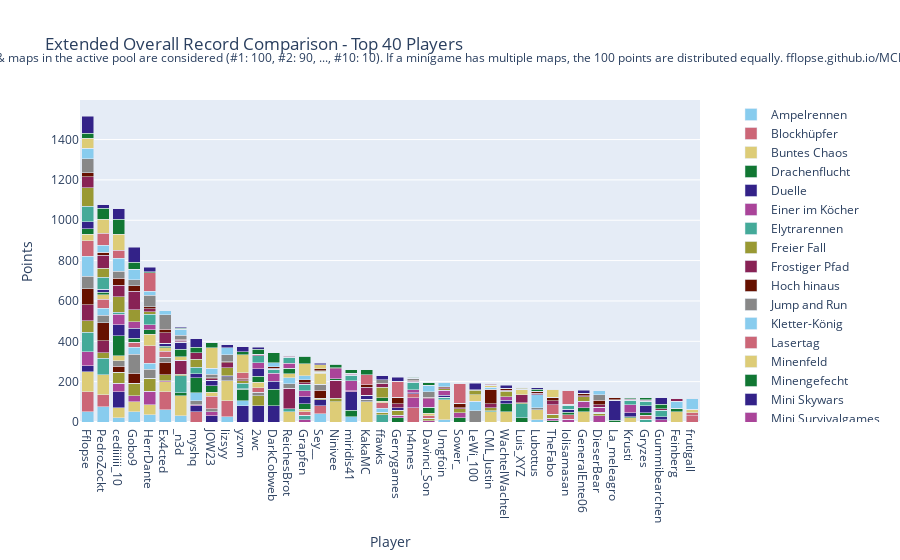

Notebook cell for this chart:
### Code cell
import plotly.graph_objects as go

# Sum all columns to get the total score
outDf['Total'] = outDf.sum(axis=1)

# Sort by total score and fill N/A values with 0
outDf = outDf.sort_values(by='Total', ascending=False).fillna(0)

# Crop to top 10 players
cropDf = outDf.head(40).copy()

# Drop the 'Total' column for plotting
cropDf = cropDf.drop(columns=['Total'])

# Create a color palette
color_palette = px.colors.qualitative.Safe

# Create the stacked bar plot
fig = go.Figure()

for column in cropDf.columns.difference(['Player']):
    fig.add_trace(go.Bar(
        x=cropDf.index,
        y=cropDf[column],
        name=column,
        marker_color=color_palette[len(fig.data) % len(color_palette)]
    ))

# Update layout
fig.update_layout(
    barmode='stack',
    title='Extended Overall Record Comparison - Top 40 Players',
    xaxis=dict(title='Player'),
    yaxis=dict(title='Points'),
    #height=800,
    #width=1000,
    legend=dict(
        x=1.05,
        y=0.5,
        traceorder='normal',
        font=dict(size=12),
        bgcolor='rgba(255, 255, 255, 0)',
        bordercolor='rgba(0, 0, 0, 0)'
    ),
    margin=dict(r=200),  # Adjust right margin to make room for the legend
    annotations=[
        dict(
            x=0.5,
            y=1.1635,
            xref='paper',
            yref='paper',
            text='Max 100 points per minigame. Records #1 through #10 of games & maps in the active pool are considered (#1: 100, #2: 90, ..., #10: 10). If a minigame has multiple maps, the 100 points are distributed equally. fflopse.github.io/MCP-Records/data-analysis/global-ranking.ipynb',
            showarrow=False,
            font=dict(size=12),
            xanchor='center'
        )
    ]
)

fig.show()

# save the plot as an html file

fig.write_html('out/ext_overall_record_comparison.html')

### Figure 1 — Plotly figure (JSON) as saved in the notebook; plotly's stock layout.template omitted (floating-point values rounded to 4 significant figures)
{"data": [{"marker": {"color": "rgb(136, 204, 238)"}, "name": "Ampelrennen", "type": "bar", "x": ["Fflopse", "PedroZockt", "cediiiiii_10", "Gobo9", "HerrDante", "Ex4cted", "_n3d", "myshq", "JOW23", "lizsyy", "yzvm", "2wc", "DarkCobweb", "ReichesBrot", "Grapfen", "Sey__", "Ninivee", "miridis41", "KakaMC", "ffawks", "Gerrygames", "h4nnes", "Davinci_Son", "Umgfoin", "Sower_", "LeWi_100", "CML_Justin", "WachtelWachtel", "Luis_XYZ", "Lubottus", "TheFabo", "lolisamasan", "GeneralEnte06", "DieserBear", "La_meleagro", "Krusti", "Gryzes", "Gummibearchen", "Feinberg", "frutigall"], "y": [50, 75, 20, 50, 35, 60, 30, 0, 0, 25, 0, 0, 0, 0, 0, 40, 0, 25, 0, 0, 0, 0, 0, 10, 0, 0, 0, 0, 0, 10, 0, 0, 0, 0, 0, 0, 0, 0, 0, 0]}, {"marker": {"color": "rgb(204, 102, 119)"}, "name": "Blockhüpfer", "type": "bar", "x": ["Fflopse", "PedroZockt", "cediiiiii_10", "Gobo9", "HerrDante", "Ex4cted", "_n3d", "myshq", "JOW23", "lizsyy", "yzvm", "2wc", "DarkCobweb", "ReichesBrot", "Grapfen", "Sey__", "Ninivee", "miridis41", "KakaMC", "ffawks", "Gerrygames", "h4nnes", "Davinci_Son", "Umgfoin", "Sower_", "LeWi_100", "CML_Justin", "WachtelWachtel", "Luis_XYZ", "Lubottus", "TheFabo", "lolisamasan", "GeneralEnte06", "DieserBear", "La_meleagro", "Krusti", "Gryzes", "Gummibearchen", "Feinberg", "frutigall"], "y": [100, 60, 0, 0, 0, 90, 0, 50, 0, 80, 0, 0, 0, 0, 0, 40, 0, 0, 0, 0, 0, 70, 0, 0, 0, 0, 0, 0, 0, 0, 0, 0, 0, 0, 0, 0, 0, 0, 0, 30]}, {"marker": {"color": "rgb(221, 204, 119)"}, "name": "Buntes Chaos", "type": "bar", "x": ["Fflopse", "PedroZockt", "cediiiiii_10", "Gobo9", "HerrDante", "Ex4cted", "_n3d", "myshq", "JOW23", "lizsyy", "yzvm", "2wc", "DarkCobweb", "ReichesBrot", "Grapfen", "Sey__", "Ninivee", "miridis41", "KakaMC", "ffawks", "Gerrygames", "h4nnes", "Davinci_Son", "Umgfoin", "Sower_", "LeWi_100", "CML_Justin", "WachtelWachtel", "Luis_XYZ", "Lubottus", "TheFabo", "lolisamasan", "GeneralEnte06", "DieserBear", "La_meleagro", "Krusti", "Gryzes", "Gummibearchen", "Feinberg", "frutigall"], "y": [100, 100, 50, 50, 50, 50, 100, 0, 0, 100, 0, 0, 0, 50, 0, 0, 100, 0, 100, 0, 0, 0, 0, 100, 0, 0, 50, 50, 0, 50, 0, 0, 50, 0, 0, 0, 0, 0, 50, 0]}, {"marker": {"color": "rgb(17, 119, 51)"}, "name": "Drachenflucht", "type": "bar", "x": ["Fflopse", "PedroZockt", "cediiiiii_10", "Gobo9", "HerrDante", "Ex4cted", "_n3d", "myshq", "JOW23", "lizsyy", "yzvm", "2wc", "DarkCobweb", "ReichesBrot", "Grapfen", "Sey__", "Ninivee", "miridis41", "KakaMC", "ffawks", "Gerrygames", "h4nnes", "Davinci_Son", "Umgfoin", "Sower_", "LeWi_100", "CML_Justin", "WachtelWachtel", "Luis_XYZ", "Lubottus", "TheFabo", "lolisamasan", "GeneralEnte06", "DieserBear", "La_meleagro", "Krusti", "Gryzes", "Gummibearchen", "Feinberg", "frutigall"], "y": [0, 0, 0, 0, 0, 0, 16, 0, 0, 0, 0, 0, 0, 0, 0, 0, 0, 34, 0, 0, 20, 0, 0, 0, 20, 0, 0, 0, 20, 0, 6, 0, 0, 0, 8, 0, 0, 0, 18, 0]}, {"marker": {"color": "rgb(51, 34, 136)"}, "name": "Duelle", "type": "bar", "x": ["Fflopse", "PedroZockt", "cediiiiii_10", "Gobo9", "HerrDante", "Ex4cted", "_n3d", "myshq", "JOW23", "lizsyy", "yzvm", "2wc", "DarkCobweb", "ReichesBrot", "Grapfen", "Sey__", "Ninivee", "miridis41", "KakaMC", "ffawks", "Gerrygames", "h4nnes", "Davinci_Son", "Umgfoin", "Sower_", "LeWi_100", "CML_Justin", "WachtelWachtel", "Luis_XYZ", "Lubottus", "TheFabo", "lolisamasan", "GeneralEnte06", "DieserBear", "La_meleagro", "Krusti", "Gryzes", "Gummibearchen", "Feinberg", "frutigall"], "y": [30, 0, 80, 0, 0, 0, 0, 30, 30, 0, 80, 80, 80, 0, 0, 30, 0, 90, 0, 0, 0, 0, 0, 0, 0, 0, 0, 0, 0, 0, 0, 0, 0, 0, 100, 0, 0, 0, 0, 0]}, {"marker": {"color": "rgb(170, 68, 153)"}, "name": "Einer im Köcher", "type": "bar", "x": ["Fflopse", "PedroZockt", "cediiiiii_10", "Gobo9", "HerrDante", "Ex4cted", "_n3d", "myshq", "JOW23", "lizsyy", "yzvm", "2wc", "DarkCobweb", "ReichesBrot", "Grapfen", "Sey__", "Ninivee", "miridis41", "KakaMC", "ffawks", "Gerrygames", "h4nnes", "Davinci_Son", "Umgfoin", "Sower_", "LeWi_100", "CML_Justin", "WachtelWachtel", "Luis_XYZ", "Lubottus", "TheFabo", "lolisamasan", "GeneralEnte06", "DieserBear", "La_meleagro", "Krusti", "Gryzes", "Gummibearchen", "Feinberg", "frutigall"], "y": [67.5, 0, 42.5, 30, 67.5, 5, 0, 5, 20, 0, 0, 0, 0, 0, 10, 0, 0, 5, 0, 0, 12.5, 50, 5, 0, 25, 0, 0, 0, 0, 0, 12.5, 12.5, 0, 30, 0, 0, 0, 10, 0, 0]}, {"marker": {"color": "rgb(68, 170, 153)"}, "name": "Elytrarennen", "type": "bar", "x": ["Fflopse", "PedroZockt", "cediiiiii_10", "Gobo9", "HerrDante", "Ex4cted", "_n3d", "myshq", "JOW23", "lizsyy", "yzvm", "2wc", "DarkCobweb", "ReichesBrot", "Grapfen", "Sey__", "Ninivee", "miridis41", "KakaMC", "ffawks", "Gerrygames", "h4nnes", "Davinci_Son", "Umgfoin", "Sower_", "LeWi_100", "CML_Justin", "WachtelWachtel", "Luis_XYZ", "Lubottus", "TheFabo", "lolisamasan", "GeneralEnte06", "DieserBear", "La_meleagro", "Krusti", "Gryzes", "Gummibearchen", "Feinberg", "frutigall"], "y": [96.67, 80, 0, 0, 0, 0, 83.33, 0, 0, 0, 0, 0, 0, 16.67, 23.33, 0, 0, 0, 0, 36.67, 0, 0, 0, 13.33, 0, 0, 6.667, 0, 70, 0, 0, 0, 0, 0, 0, 0, 13.33, 0, 0, 0]}, {"marker": {"color": "rgb(153, 153, 51)"}, "name": "Freier Fall", "type": "bar", "x": ["Fflopse", "PedroZockt", "cediiiiii_10", "Gobo9", "HerrDante", "Ex4cted", "_n3d", "myshq", "JOW23", "lizsyy", "yzvm", "2wc", "DarkCobweb", "ReichesBrot", "Grapfen", "Sey__", "Ninivee", "miridis41", "KakaMC", "ffawks", "Gerrygames", "h4nnes", "Davinci_Son", "Umgfoin", "Sower_", "LeWi_100", "CML_Justin", "WachtelWachtel", "Luis_XYZ", "Lubottus", "TheFabo", "lolisamasan", "GeneralEnte06", "DieserBear", "La_meleagro", "Krusti", "Gryzes", "Gummibearchen", "Feinberg", "frutigall"], "y": [57.5, 27.5, 55, 62.5, 65, 30, 7.5, 0, 0, 0, 0, 50, 0, 0, 0, 7.5, 17.5, 0, 0, 12.5, 25, 0, 12.5, 0, 20, 0, 15, 0, 5, 0, 20, 0, 0, 12.5, 0, 0, 0, 0, 0, 0]}, {"marker": {"color": "rgb(136, 34, 85)"}, "name": "Frostiger Pfad", "type": "bar", "x": ["Fflopse", "PedroZockt", "cediiiiii_10", "Gobo9", "HerrDante", "Ex4cted", "_n3d", "myshq", "JOW23", "lizsyy", "yzvm", "2wc", "DarkCobweb", "ReichesBrot", "Grapfen", "Sey__", "Ninivee", "miridis41", "KakaMC", "ffawks", "Gerrygames", "h4nnes", "Davinci_Son", "Umgfoin", "Sower_", "LeWi_100", "CML_Justin", "WachtelWachtel", "Luis_XYZ", "Lubottus", "TheFabo", "lolisamasan", "GeneralEnte06", "DieserBear", "La_meleagro", "Krusti", "Gryzes", "Gummibearchen", "Feinberg", "frutigall"], "y": [80, 60, 0, 0, 0, 0, 70, 0, 0, 0, 0, 0, 0, 100, 0, 0, 90, 0, 0, 0, 0, 0, 0, 0, 0, 0, 20, 0, 40, 0, 0, 0, 0, 0, 0, 0, 0, 0, 0, 0]}, {"marker": {"color": "rgb(102, 17, 0)"}, "name": "Hoch hinaus", "type": "bar", "x": ["Fflopse", "PedroZockt", "cediiiiii_10", "Gobo9", "HerrDante", "Ex4cted", "_n3d", "myshq", "JOW23", "lizsyy", "yzvm", "2wc", "DarkCobweb", "ReichesBrot", "Grapfen", "Sey__", "Ninivee", "miridis41", "KakaMC", "ffawks", "Gerrygames", "h4nnes", "Davinci_Son", "Umgfoin", "Sower_", "LeWi_100", "CML_Justin", "WachtelWachtel", "Luis_XYZ", "Lubottus", "TheFabo", "lolisamasan", "GeneralEnte06", "DieserBear", "La_meleagro", "Krusti", "Gryzes", "Gummibearchen", "Feinberg", "frutigall"], "y": [80, 90, 30, 50, 0, 60, 0, 0, 0, 0, 0, 0, 0, 0, 0, 40, 0, 0, 0, 0, 0, 0, 0, 0, 0, 0, 70, 0, 0, 0, 0, 0, 0, 0, 0, 0, 0, 0, 0, 0]}, {"marker": {"color": "rgb(136, 136, 136)"}, "name": "Jump and Run", "type": "bar", "x": ["Fflopse", "PedroZockt", "cediiiiii_10", "Gobo9", "HerrDante", "Ex4cted", "_n3d", "myshq", "JOW23", "lizsyy", "yzvm", "2wc", "DarkCobweb", "ReichesBrot", "Grapfen", "Sey__", "Ninivee", "miridis41", "KakaMC", "ffawks", "Gerrygames", "h4nnes", "Davinci_Son", "Umgfoin", "Sower_", "LeWi_100", "CML_Justin", "WachtelWachtel", "Luis_XYZ", "Lubottus", "TheFabo", "lolisamasan", "GeneralEnte06", "DieserBear", "La_meleagro", "Krusti", "Gryzes", "Gummibearchen", "Feinberg", "frutigall"], "y": [60, 36.67, 26.67, 93.33, 43.33, 26.67, 0, 20, 16.67, 20, 0, 16.67, 0, 23.33, 0, 30, 0, 0, 13.33, 0, 0, 0, 0, 0, 0, 56.67, 0, 0, 0, 10, 0, 0, 0, 0, 0, 0, 0, 0, 0, 0]}, {"marker": {"color": "rgb(136, 204, 238)"}, "name": "Kletter-König", "type": "bar", "x": ["Fflopse", "PedroZockt", "cediiiiii_10", "Gobo9", "HerrDante", "Ex4cted", "_n3d", "myshq", "JOW23", "lizsyy", "yzvm", "2wc", "DarkCobweb", "ReichesBrot", "Grapfen", "Sey__", "Ninivee", "miridis41", "KakaMC", "ffawks", "Gerrygames", "h4nnes", "Davinci_Son", "Umgfoin", "Sower_", "LeWi_100", "CML_Justin", "WachtelWachtel", "Luis_XYZ", "Lubottus", "TheFabo", "lolisamasan", "GeneralEnte06", "DieserBear", "La_meleagro", "Krusti", "Gryzes", "Gummibearchen", "Feinberg", "frutigall"], "y": [100, 35, 0, 35, 30, 0, 0, 40, 0, 0, 25, 0, 0, 30, 0, 0, 0, 0, 0, 20, 0, 0, 0, 0, 0, 45, 10, 0, 0, 65, 0, 0, 0, 0, 0, 0, 0, 0, 35, 0]}, {"marker": {"color": "rgb(204, 102, 119)"}, "name": "Lasertag", "type": "bar", "x": ["Fflopse", "PedroZockt", "cediiiiii_10", "Gobo9", "HerrDante", "Ex4cted", "_n3d", "myshq", "JOW23", "lizsyy", "yzvm", "2wc", "DarkCobweb", "ReichesBrot", "Grapfen", "Sey__", "Ninivee", "miridis41", "KakaMC", "ffawks", "Gerrygames", "h4nnes", "Davinci_Son", "Umgfoin", "Sower_", "LeWi_100", "CML_Justin", "WachtelWachtel", "Luis_XYZ", "Lubottus", "TheFabo", "lolisamasan", "GeneralEnte06", "DieserBear", "La_meleagro", "Krusti", "Gryzes", "Gummibearchen", "Feinberg", "frutigall"], "y": [76.67, 43.33, 0, 23.33, 86.67, 30, 0, 0, 60, 0, 0, 23.33, 0, 0, 16.67, 0, 0, 0, 0, 26.67, 0, 20, 13.33, 0, 0, 0, 0, 0, 0, 0, 46.67, 23.33, 0, 0, 0, 0, 20, 0, 0, 16.67]}, {"marker": {"color": "rgb(221, 204, 119)"}, "name": "Minenfeld", "type": "bar", "x": ["Fflopse", "PedroZockt", "cediiiiii_10", "Gobo9", "HerrDante", "Ex4cted", "_n3d", "myshq", "JOW23", "lizsyy", "yzvm", "2wc", "DarkCobweb", "ReichesBrot", "Grapfen", "Sey__", "Ninivee", "miridis41", "KakaMC", "ffawks", "Gerrygames", "h4nnes", "Davinci_Son", "Umgfoin", "Sower_", "LeWi_100", "CML_Justin", "WachtelWachtel", "Luis_XYZ", "Lubottus", "TheFabo", "lolisamasan", "GeneralEnte06", "DieserBear", "La_meleagro", "Krusti", "Gryzes", "Gummibearchen", "Feinberg", "frutigall"], "y": [33.33, 23.33, 23.33, 0, 56.67, 16.67, 16.67, 0, 20, 0, 0, 26.67, 0, 20, 13.33, 53.33, 0, 0, 0, 6.667, 0, 0, 13.33, 0, 0, 33.33, 10, 0, 26.67, 0, 0, 0, 0, 0, 0, 20, 0, 0, 0, 13.33]}, {"marker": {"color": "rgb(17, 119, 51)"}, "name": "Minengefecht", "type": "bar", "x": ["Fflopse", "PedroZockt", "cediiiiii_10", "Gobo9", "HerrDante", "Ex4cted", "_n3d", "myshq", "JOW23", "lizsyy", "yzvm", "2wc", "DarkCobweb", "ReichesBrot", "Grapfen", "Sey__", "Ninivee", "miridis41", "KakaMC", "ffawks", "Gerrygames", "h4nnes", "Davinci_Son", "Umgfoin", "Sower_", "LeWi_100", "CML_Justin", "WachtelWachtel", "Luis_XYZ", "Lubottus", "TheFabo", "lolisamasan", "GeneralEnte06", "DieserBear", "La_meleagro", "Krusti", "Gryzes", "Gummibearchen", "Feinberg", "frutigall"], "y": [26.67, 13.33, 100, 20, 23.33, 6.667, 36.67, 73.33, 33.33, 0, 56.67, 30, 83.33, 26.67, 26.67, 6.667, 6.667, 0, 0, 16.67, 0, 0, 30, 0, 0, 0, 0, 40, 0, 0, 0, 13.33, 20, 6.667, 0, 6.667, 13.33, 0, 0, 0]}, {"marker": {"color": "rgb(51, 34, 136)"}, "name": "Mini Skywars", "type": "bar", "x": ["Fflopse", "PedroZockt", "cediiiiii_10", "Gobo9", "HerrDante", "Ex4cted", "_n3d", "myshq", "JOW23", "lizsyy", "yzvm", "2wc", "DarkCobweb", "ReichesBrot", "Grapfen", "Sey__", "Ninivee", "miridis41", "KakaMC", "ffawks", "Gerrygames", "h4nnes", "Davinci_Son", "Umgfoin", "Sower_", "LeWi_100", "CML_Justin", "WachtelWachtel", "Luis_XYZ", "Lubottus", "TheFabo", "lolisamasan", "GeneralEnte06", "DieserBear", "La_meleagro", "Krusti", "Gryzes", "Gummibearchen", "Feinberg", "frutigall"], "y": [34, 14, 54, 50, 0, 16, 34, 20, 28, 4, 4, 38, 38, 0, 34, 0, 0, 0, 20, 0, 14, 4, 0, 10, 0, 0, 0, 18, 0, 0, 0, 14, 0, 0, 0, 18, 34, 16, 0, 0]}, {"marker": {"color": "rgb(170, 68, 153)"}, "name": "Mini Survivalgames", "type": "bar", "x": ["Fflopse", "PedroZockt", "cediiiiii_10", "Gobo9", "HerrDante", "Ex4cted", "_n3d", "myshq", "JOW23", "lizsyy", "yzvm", "2wc", "DarkCobweb", "ReichesBrot", "Grapfen", "Sey__", "Ninivee", "miridis41", "KakaMC", "ffawks", "Gerrygames", "h4nnes", "Davinci_Son", "Umgfoin", "Sower_", "LeWi_100", "CML_Justin", "WachtelWachtel", "Luis_XYZ", "Lubottus", "TheFabo", "lolisamasan", "GeneralEnte06", "DieserBear", "La_meleagro", "Krusti", "Gryzes", "Gummibearchen", "Feinberg", "frutigall"], "y": [0, 0, 53.33, 33.33, 23.33, 0, 0, 0, 0, 0, 0, 30, 40, 23.33, 30, 0, 50, 50, 0, 0, 0, 16.67, 40, 23.33, 0, 0, 0, 16.67, 0, 0, 0, 0, 33.33, 23.33, 0, 40, 0, 0, 0, 0]}, {"marker": {"color": "rgb(68, 170, 153)"}, "name": "Paintball", "type": "bar", "x": ["Fflopse", "PedroZockt", "cediiiiii_10", "Gobo9", "HerrDante", "Ex4cted", "_n3d", "myshq", "JOW23", "lizsyy", "yzvm", "2wc", "DarkCobweb", "ReichesBrot", "Grapfen", "Sey__", "Ninivee", "miridis41", "KakaMC", "ffawks", "Gerrygames", "h4nnes", "Davinci_Son", "Umgfoin", "Sower_", "LeWi_100", "CML_Justin", "WachtelWachtel", "Luis_XYZ", "Lubottus", "TheFabo", "lolisamasan", "GeneralEnte06", "DieserBear", "La_meleagro", "Krusti", "Gryzes", "Gummibearchen", "Feinberg", "frutigall"], "y": [76.67, 60, 10, 0, 53.33, 0, 0, 33.33, 0, 0, 26.67, 33.33, 20, 30, 33.33, 0, 0, 26.67, 0, 0, 0, 36.67, 0, 0, 0, 0, 0, 0, 0, 0, 0, 20, 0, 0, 0, 23.33, 23.33, 33.33, 0, 0]}, {"marker": {"color": "rgb(153, 153, 51)"}, "name": "Pferderennen", "type": "bar", "x": ["Fflopse", "PedroZockt", "cediiiiii_10", "Gobo9", "HerrDante", "Ex4cted", "_n3d", "myshq", "JOW23", "lizsyy", "yzvm", "2wc", "DarkCobweb", "ReichesBrot", "Grapfen", "Sey__", "Ninivee", "miridis41", "KakaMC", "ffawks", "Gerrygames", "h4nnes", "Davinci_Son", "Umgfoin", "Sower_", "LeWi_100", "CML_Justin", "WachtelWachtel", "Luis_XYZ", "Lubottus", "TheFabo", "lolisamasan", "GeneralEnte06", "DieserBear", "La_meleagro", "Krusti", "Gryzes", "Gummibearchen", "Feinberg", "frutigall"], "y": [91.67, 45, 75, 60, 13.33, 0, 3.333, 38.33, 0, 40, 13.33, 0, 0, 0, 0, 3.333, 0, 0, 0, 53.33, 0, 0, 0, 8.333, 0, 21.67, 0, 28.33, 6.667, 0, 0, 0, 21.67, 0, 0, 0, 0, 0, 0, 0]}, {"marker": {"color": "rgb(136, 34, 85)"}, "name": "Replika", "type": "bar", "x": ["Fflopse", "PedroZockt", "cediiiiii_10", "Gobo9", "HerrDante", "Ex4cted", "_n3d", "myshq", "JOW23", "lizsyy", "yzvm", "2wc", "DarkCobweb", "ReichesBrot", "Grapfen", "Sey__", "Ninivee", "miridis41", "KakaMC", "ffawks", "Gerrygames", "h4nnes", "Davinci_Son", "Umgfoin", "Sower_", "LeWi_100", "CML_Justin", "WachtelWachtel", "Luis_XYZ", "Lubottus", "TheFabo", "lolisamasan", "GeneralEnte06", "DieserBear", "La_meleagro", "Krusti", "Gryzes", "Gummibearchen", "Feinberg", "frutigall"], "y": [54.9, 62.12, 57.6, 91.06, 13.17, 51.63, 8.077, 32.02, 6.827, 25.48, 4.038, 9.038, 6.154, 5.192, 7.019, 3.846, 3.846, 5, 39.71, 17.6, 18.37, 3.846, 6.346, 3.846, 5.962, 4.038, 5, 3.846, 4.615, 7.692, 19.33, 4.038, 4.808, 13.37, 3.077, 3.846, 4.423, 6.25, 11.92, 3.846]}, {"marker": {"color": "rgb(102, 17, 0)"}, "name": "Sammelwahn", "type": "bar", "x": ["Fflopse", "PedroZockt", "cediiiiii_10", "Gobo9", "HerrDante", "Ex4cted", "_n3d", "myshq", "JOW23", "lizsyy", "yzvm", "2wc", "DarkCobweb", "ReichesBrot", "Grapfen", "Sey__", "Ninivee", "miridis41", "KakaMC", "ffawks", "Gerrygames", "h4nnes", "Davinci_Son", "Umgfoin", "Sower_", "LeWi_100", "CML_Justin", "WachtelWachtel", "Luis_XYZ", "Lubottus", "TheFabo", "lolisamasan", "GeneralEnte06", "DieserBear", "La_meleagro", "Krusti", "Gryzes", "Gummibearchen", "Feinberg", "frutigall"], "y": [20.75, 17.25, 35.75, 26.25, 11, 18, 4.5, 0, 5, 5, 4.5, 0, 6.75, 2.5, 15.5, 8.5, 1.25, 7, 11, 3, 32.5, 5.75, 3.25, 5.75, 21.75, 0, 3.75, 10.75, 0, 10.25, 17.5, 1, 12.5, 21.25, 11, 4.5, 2.25, 0, 3.5, 0.5]}, {"marker": {"color": "rgb(136, 136, 136)"}, "name": "Schießstand", "type": "bar", "x": ["Fflopse", "PedroZockt", "cediiiiii_10", "Gobo9", "HerrDante", "Ex4cted", "_n3d", "myshq", "JOW23", "lizsyy", "yzvm", "2wc", "DarkCobweb", "ReichesBrot", "Grapfen", "Sey__", "Ninivee", "miridis41", "KakaMC", "ffawks", "Gerrygames", "h4nnes", "Davinci_Son", "Umgfoin", "Sower_", "LeWi_100", "CML_Justin", "WachtelWachtel", "Luis_XYZ", "Lubottus", "TheFabo", "lolisamasan", "GeneralEnte06", "DieserBear", "La_meleagro", "Krusti", "Gryzes", "Gummibearchen", "Feinberg", "frutigall"], "y": [67.5, 0, 35, 30, 57.5, 70, 20, 0, 17.5, 35, 0, 0, 0, 0, 0, 0, 0, 0, 0, 17.5, 0, 10, 25, 0, 0, 0, 0, 0, 0, 0, 0, 0, 0, 27.5, 0, 0, 0, 0, 0, 0]}, {"marker": {"color": "rgb(136, 204, 238)"}, "name": "Spleef", "type": "bar", "x": ["Fflopse", "PedroZockt", "cediiiiii_10", "Gobo9", "HerrDante", "Ex4cted", "_n3d", "myshq", "JOW23", "lizsyy", "yzvm", "2wc", "DarkCobweb", "ReichesBrot", "Grapfen", "Sey__", "Ninivee", "miridis41", "KakaMC", "ffawks", "Gerrygames", "h4nnes", "Davinci_Son", "Umgfoin", "Sower_", "LeWi_100", "CML_Justin", "WachtelWachtel", "Luis_XYZ", "Lubottus", "TheFabo", "lolisamasan", "GeneralEnte06", "DieserBear", "La_meleagro", "Krusti", "Gryzes", "Gummibearchen", "Feinberg", "frutigall"], "y": [53.33, 33.33, 63.33, 53.33, 20, 20, 30, 0, 30, 33.33, 0, 0, 20, 0, 20, 0, 0, 0, 0, 0, 0, 0, 33.33, 20, 0, 0, 0, 0, 0, 0, 0, 0, 0, 20, 0, 0, 0, 0, 0, 53.33]}, {"marker": {"color": "rgb(204, 102, 119)"}, "name": "Todeswürfel", "type": "bar", "x": ["Fflopse", "PedroZockt", "cediiiiii_10", "Gobo9", "HerrDante", "Ex4cted", "_n3d", "myshq", "JOW23", "lizsyy", "yzvm", "2wc", "DarkCobweb", "ReichesBrot", "Grapfen", "Sey__", "Ninivee", "miridis41", "KakaMC", "ffawks", "Gerrygames", "h4nnes", "Davinci_Son", "Umgfoin", "Sower_", "LeWi_100", "CML_Justin", "WachtelWachtel", "Luis_XYZ", "Lubottus", "TheFabo", "lolisamasan", "GeneralEnte06", "DieserBear", "La_meleagro", "Krusti", "Gryzes", "Gummibearchen", "Feinberg", "frutigall"], "y": [0, 60, 40, 0, 90, 0, 0, 0, 0, 0, 30, 0, 0, 0, 0, 0, 0, 0, 50, 0, 80, 0, 0, 0, 100, 0, 0, 0, 0, 0, 0, 70, 0, 0, 0, 0, 0, 0, 0, 0]}, {"marker": {"color": "rgb(221, 204, 119)"}, "name": "Waffenfolge", "type": "bar", "x": ["Fflopse", "PedroZockt", "cediiiiii_10", "Gobo9", "HerrDante", "Ex4cted", "_n3d", "myshq", "JOW23", "lizsyy", "yzvm", "2wc", "DarkCobweb", "ReichesBrot", "Grapfen", "Sey__", "Ninivee", "miridis41", "KakaMC", "ffawks", "Gerrygames", "h4nnes", "Davinci_Son", "Umgfoin", "Sower_", "LeWi_100", "CML_Justin", "WachtelWachtel", "Luis_XYZ", "Lubottus", "TheFabo", "lolisamasan", "GeneralEnte06", "DieserBear", "La_meleagro", "Krusti", "Gryzes", "Gummibearchen", "Feinberg", "frutigall"], "y": [50, 70, 80, 0, 0, 0, 0, 0, 100, 0, 90, 0, 0, 0, 60, 20, 0, 0, 0, 0, 0, 0, 0, 0, 0, 0, 0, 0, 0, 0, 40, 0, 0, 0, 0, 0, 0, 0, 0, 0]}, {"marker": {"color": "rgb(17, 119, 51)"}, "name": "Walls", "type": "bar", "x": ["Fflopse", "PedroZockt", "cediiiiii_10", "Gobo9", "HerrDante", "Ex4cted", "_n3d", "myshq", "JOW23", "lizsyy", "yzvm", "2wc", "DarkCobweb", "ReichesBrot", "Grapfen", "Sey__", "Ninivee", "miridis41", "KakaMC", "ffawks", "Gerrygames", "h4nnes", "Davinci_Son", "Umgfoin", "Sower_", "LeWi_100", "CML_Justin", "WachtelWachtel", "Luis_XYZ", "Lubottus", "TheFabo", "lolisamasan", "GeneralEnte06", "DieserBear", "La_meleagro", "Krusti", "Gryzes", "Gummibearchen", "Feinberg", "frutigall"], "y": [25, 52.5, 72.5, 32.5, 5, 0, 5, 27.5, 25, 0, 15, 22.5, 50, 0, 35, 0, 17.5, 17.5, 25, 0, 0, 5, 12.5, 0, 0, 0, 0, 0, 0, 10, 0, 0, 0, 0, 0, 5, 10, 22.5, 0, 0]}, {"marker": {"color": "rgb(51, 34, 136)"}, "name": "Wettrennen", "type": "bar", "x": ["Fflopse", "PedroZockt", "cediiiiii_10", "Gobo9", "HerrDante", "Ex4cted", "_n3d", "myshq", "JOW23", "lizsyy", "yzvm", "2wc", "DarkCobweb", "ReichesBrot", "Grapfen", "Sey__", "Ninivee", "miridis41", "KakaMC", "ffawks", "Gerrygames", "h4nnes", "Davinci_Son", "Umgfoin", "Sower_", "LeWi_100", "CML_Justin", "WachtelWachtel", "Luis_XYZ", "Lubottus", "TheFabo", "lolisamasan", "GeneralEnte06", "DieserBear", "La_meleagro", "Krusti", "Gryzes", "Gummibearchen", "Feinberg", "frutigall"], "y": [84, 18, 52, 76, 24, 0, 4, 44, 0, 16, 24, 10, 0, 0, 0, 8, 0, 0, 0, 18, 20, 0, 0, 0, 0, 32, 0, 14, 0, 6, 0, 0, 14, 0, 0, 0, 0, 32, 0, 0]}], "layout": {"annotations": [{"font": {"size": 12}, "showarrow": false, "text": "Max 100 points per minigame. Records #1 through #10 of games & maps in the active pool are considered (#1: 100, #2: 90, ..., #10: 10). If a minigame has multiple maps, the 100 points are distributed equally. fflopse.github.io/MCP-Records/data-analysis/global-ranking.ipynb", "x": 0.5, "xanchor": "center", "xref": "paper", "y": 1.163, "yref": "paper"}], "barmode": "stack", "legend": {"bgcolor": "rgba(255, 255, 255, 0)", "bordercolor": "rgba(0, 0, 0, 0)", "font": {"size": 12}, "traceorder": "normal", "x": 1.05, "y": 0.5}, "margin": {"r": 200}, "title": {"text": "Extended Overall Record Comparison - Top 40 Players"}, "xaxis": {"title": {"text": "Player"}}, "yaxis": {"title": {"text": "Points"}}}}
